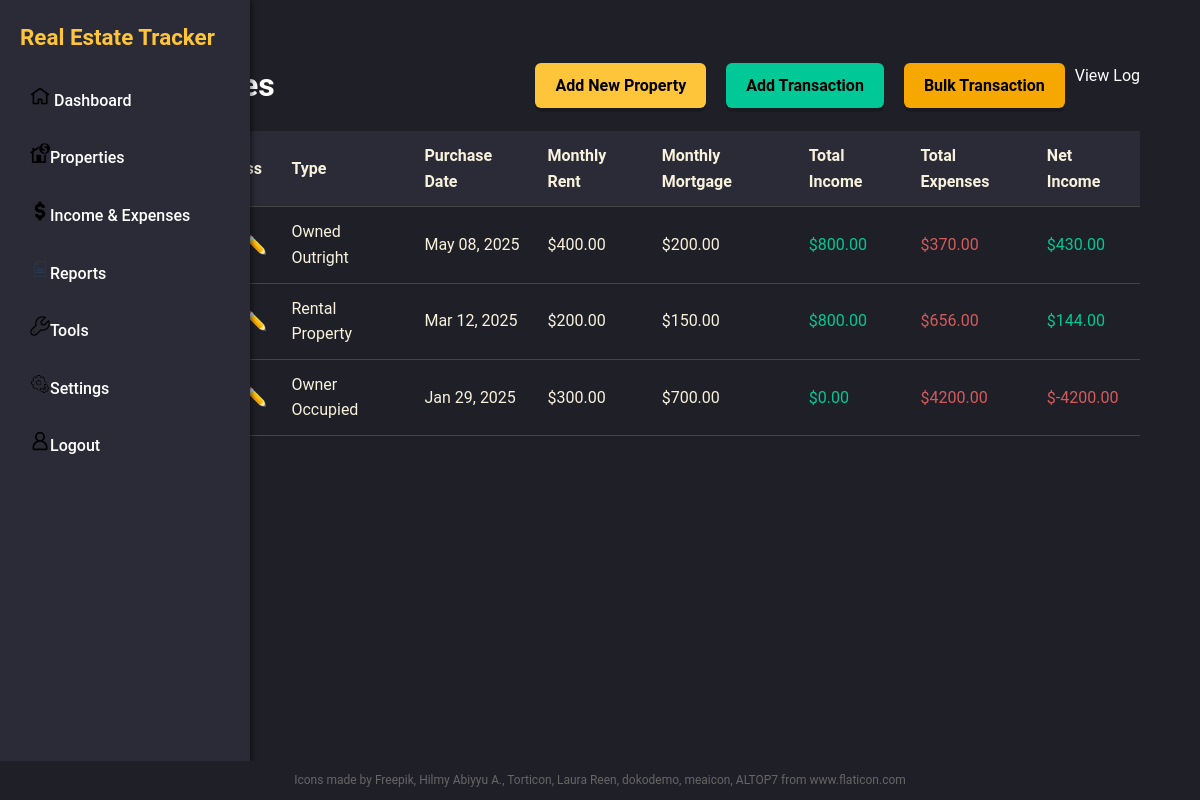
Page /properties/ on the committed database.
### core/models.py (models this page shows, shortened)
class Property(models.Model):
    PROPERTY_TYPES = [
        ('rental', 'Rental Property'),
        ('owner_occupied', 'Owner Occupied'),
        ('owned_outright', 'Owned Outright'),
    ]
    address = models.CharField(max_length=200)
    purchase_date = models.DateField()
    purchase_price = models.DecimalField(max_digits=12, decimal_places=2, null=False, blank=False, help_text="Original purchase price")
    property_type = models.CharField(max_length=20, choices=PROPERTY_TYPES, default='rental')
    monthly_rent = models.DecimalField(max_digits=10, decimal_places=2, default=0)
    monthly_mortgage = models.DecimalField(max_digits=10, decimal_places=2, default=0)
    created_at = models.DateTimeField(auto_now_add=True)
    def calculate_total_income(self):
        from django.db.models import Sum
        total_income = 0
        print(f"Calculating income for {self.address}")
        print(f"Monthly Rent: ${self.monthly_rent}")
        if self.property_type in ['rental', 'owned_outright'] and self.monthly_rent > 0:
            today = date.today()
            purchase_date = self.purchase_date
            months_owned = (today.year - purchase_date.year) * 12 + (today.month - purchase_date.month)
            print(f"Months Owned: {months_owned}")
            if months_owned > 0:
                total_income += self.monthly_rent * months_owned
                print(f"Base Rental Income: ${total_income}")
        property_income = Transaction.objects.filter(
            property=self,
            transaction_type__in=['rental_income', 'additional_income', 'other_income']
        ).aggregate(Sum('amount'))['amount__sum'] or 0
        print(f"Additional Income: ${property_income}")
        total_income += property_income
        print(f"Total Income: ${total_income}")
        return float(total_income)
    def calculate_total_expenses(self):
        from django.db.models import Sum
        total_expenses = 0
        print(f"Calculating expenses for {self.address}")
        print(f"Mortgage: ${self.monthly_mortgage}")
        print(f"Property Type: {self.property_type}")
        if self.property_type != 'owned_outright' and self.monthly_mortgage > 0:
            today = date.today()
            purchase_date = self.purchase_date
            months_owned = (today.year - purchase_date.year) * 12 + (today.month - purchase_date.month)
            print(f"Months Owned: {months_owned}")
            if months_owned > 0:
                total_expenses += self.monthly_mortgage * months_owned
                print(f"Base Mortgage Expense: ${total_expenses}")
        else:
            print("No mortgage expense added (owned outright or no mortgage)")
        property_expenses = Transaction.objects.filter(
            property=self,
            transaction_type__in=['maintenance', 'taxes', 'insurance', 'other_expense']
        ).aggregate(Sum('amount'))['amount__sum'] or 0
        print(f"Additional Expenses: ${property_expenses}")
        total_expenses += property_expenses
        print(f"Total Expenses: ${total_expenses}")
        return float(total_expenses)
    def calculate_net_income(self):
        return self.calculate_total_income() - self.calculate_total_expenses()

### core/views.py (the view)
# urls.py: path('properties/', views.properties, name='properties'),
def properties(request):
    all_properties = Property.objects.all().order_by('-purchase_date')
    properties_with_financials = []
    for property_obj in all_properties:
        prop_data = {
            'property': property_obj,
            'total_income': property_obj.calculate_total_income(),
            'total_expenses': property_obj.calculate_total_expenses(),
            'net_income': property_obj.calculate_net_income(),
        }
        properties_with_financials.append(prop_data)
    context = {
        'properties': properties_with_financials
    }
    return render(request, 'properties.html', context)

### core/templates/properties.html (shortened to what this page needs)
{% extends 'base.html' %}
{% block content %}
<div class="main-content">
    <div class="properties-page">
        <div style="display: flex; justify-content: space-between; align-items: center; margin-bottom: 20px;">
            <h1>Properties</h1>
            <div style="display: flex; gap: 10px;">
                <a href="{% url 'add_property' %}" class="btn-accent">Add New Property</a>
                <a href="{% url 'add_transaction' %}" class="btn-positive">Add Transaction</a>
                <a href="{% url 'add_bulk_transaction' %}" class="btn-alert">Bulk Transaction</a>
                <a href="{% url 'transaction_log' %}" class="btn-secondary">View Log</a>
            </div>
        </div>
        {% if properties %}
            <div class="property-table-container">
                <table class="property-table">
                    <thead>
                        <tr>
                            <th>Property Address</th>
                            <th>Type</th>
                            <th>Purchase Date</th>
                            <th>Monthly Rent</th>
                            <th>Monthly Mortgage</th>
                            <th>Total Income</th>
                            <th>Total Expenses</th>
                            <th>Net Income</th>
                        </tr>
                    </thead>
                <tbody>
                    {% for prop_data in properties %}
                    <tr>
                        <td>
                            <div style="display: flex; align-items: center; gap: 10px;">
                                <a href="{% url 'property_detail' prop_data.property.id %}"
                                style="color: var(--color-gold); text-decoration: none;">
                                </a>
                                <a href="{% url 'edit_property' prop_data.property.id %}"
                                style="color: var(--color-gold); text-decoration: none; font-size: 1.2em;"
                                title="Edit Property">
                                    ✏️
                                </a>
                            </div>
                        </td>
                        <td>{{ prop_data.property.get_property_type_display }}</td>
                        <td>{{ prop_data.property.purchase_date|date:"M d, Y" }}</td>
                        <td>${{ prop_data.property.monthly_rent }}</td>
                        <td>${{ prop_data.property.monthly_mortgage }}</td>
                        <td style="color: var(--color-positive);">${{ prop_data.total_income|floatformat:2 }}</td>
                        <td style="color: var(--color-negative);">${{ prop_data.total_expenses|floatformat:2 }}</td>
                        <td style="color: {% if prop_data.net_income >= 0 %}var(--color-positive){% else %}var(--color-negative){% endif %}">
                            ${{ prop_data.net_income|floatformat:2 }}
                        </td>
                    </tr>
                    {% endfor %}
                </tbody>
                </table>
            </div>
        {% endif %}
    </div>
</div>
{% endblock %}

### core/templates/base.html (shortened to what this page needs)
{% load static %}
<!DOCTYPE html>
<html lang="en">
<head>
    <link rel="stylesheet" href="{% static 'css/style.css' %}">
</head>
<body>
  <div class="sidebar">
      <h2>Real Estate Tracker</h2>
      <ul class="nav">
          <li><a href="{% url 'index' %}"><img src="{% static 'images/003-home.png' %}" alt="Home icon" width=20 height=20> Dashboard</a></li>
          <li><a href="{% url 'properties' %}"><img src="{% static 'images/009-house-with-money-symbol.png' %}" alt="Properties icon" width=20 height=20>Properties</a></li>
          <li><a href="{% url 'index' %}"><img src="{% static 'images/007-money.png' %}" alt="Income and Expenses icon" width=20 height=20>Income & Expenses</a></li>
          <li><a href="{% url 'index' %}"><img src="{% static 'images/004-sheet.png' %}" alt="Reports icon" width=20 height=20>Reports</a></li>
          <li><a href="{% url 'tools_home' %}"><img src="{% static 'images/008-wrench-simple.png' %}" alt="Tools icon" width=20 height=20>Tools</a></li>
          <li><a href="{% url 'index' %}"><img src="{% static 'images/005-setting.png' %}" alt="Settings icon" width=20 height=20>Settings</a></li>
          <li><a href="{% url 'index' %}"><img src="{% static 'images/001-user.png' %}" alt="Logout icon" width=20 height=20>Logout</a></li>
      </ul>
  </div>
  <div class="main-content">
      {% block content %}
      {% endblock %}
  </div>
  <footer class="credits">
      <div>
          Icons made by
          <a href="https://www.freepik.com"  title="Freepik">Freepik</a>,
          <a href="https://www.flaticon.com/authors/hilmy-abiyyu-a"  title="Hilmy Abiyyu A.">Hilmy Abiyyu A.</a>,
          <a href="https://www.flaticon.com/authors/torticon"  title="Torticon">Torticon</a>,
          <a href="https://www.flaticon.com/authors/laura-reen"  title="Laura Reen">Laura Reen</a>,
          <a href="https://www.flaticon.com/authors/dokodemo"  title="dokodemo">dokodemo</a>,
          <a href="https://www.flaticon.com/authors/meaicon"  title="meaicon">meaicon</a>,
          <a href="https://www.flaticon.com/authors/altop7"  title="ALTOP7">ALTOP7</a>
          from <a href="https://www.flaticon.com/"  title="Flaticon">www.flaticon.com</a>
      </div>
  </footer>
</body>
</html>

### static_source/css/style.css (style rules this page uses)
:root { --color-gold: #FEC53A; --color-bg-main: #1F1F28; --color-sidebar: #2B2B38; --color-white: #FFFFFF; --color-muted: #B4B4C4; --color-positive: #00C896; --color-negative: #D35B5B; --color-alert: #F6A700; --color-chart-highlight: #FFCB60; --color-card-text: #F8F2DC; --color-divider: #D7D7D7; --color-card-bg: #303040; --color-gold-dark: #F8C471; --color-positive-dark: #00B359; --color-alert-dark: #F6A700; }
* { margin: 0; padding: 0; box-sizing: border-box; }
html { font-size: 16px; scroll-behavior: smooth; }
body { font-family: 'Roboto', sans-serif; background-color: var(--color-bg-main); color: var(--color-white); line-height: 1.6; min-height: 100vh; }
a { color: inherit; text-decoration: none; }
ul, li { list-style: none; }
body { display: flex; min-height: 100vh; color: var(--color-white); }
.sidebar { position: fixed; top: 0; left: 0; width: 250px; background-color: var(--color-sidebar); padding: 20px; box-shadow: 2px 0 5px rgba(0, 0, 0, 0.5); height: 100vh; overflow-y: auto; }
.sidebar { width: 250px; background-color: var(--color-sidebar); padding: 20px; box-shadow: 2px 0 5px rgba(0, 0, 0, 0.5); }
.sidebar h2 { font-size: 1.4em; margin-bottom: 20px; color: var(--color-gold); }
.nav li { margin: 10px 0; }
.nav a { color: var(--color-white); font-weight: 500; display: block; padding: 10px; border-radius: 6px; transition: background 0.3s ease; }
.main-content { flex: 1; padding: 20px; background-color: var(--color-bg-main); margin-left: 250px; max-width: 1200px; margin: 0 auto; }
.btn-accent { background-color: var(--color-gold); color: #000; border: none; padding: 10px 16px; border-radius: 6px; font-weight: bold; cursor: pointer; }
.btn-positive { background-color: var(--color-positive); color: #000; }
.btn-alert { background-color: var(--color-alert); color: var(--color-white); }
.properties-page { padding: 20px; }
.property-table { width: 100%; border-collapse: collapse; margin-top: 20px; color: var(--color-card-text); }
.property-table th, .property-table td { padding: 12px; text-align: left; border-bottom: 1px solid #444; }
.property-table th { background-color: #2B2B38; }
.credits { position: fixed; bottom: 0; width: 100%; background-color: #1F1F28; padding: 10px; font-size: 12px; color: #666; text-align: center; }
.btn-accent, .btn-positive, .btn-alert { display: inline-block; padding: 10px 20px; font-size: 1em; text-align: center; text-decoration: none; border-radius: 6px; transition: all 0.1s ease; margin-left: 10px; font-weight: bold; border: none; box-shadow: 0 4px 0 rgba(0, 0, 0, 0.2); position: relative; }
.btn-accent { background-color: var(--color-gold); color: #000; }
.btn-alert { background-color: var(--color-alert); color: #000; }

### rows in the picture
Property: property.property_type "Owned Outright", property.purchase_date "May 08, 2025", property.monthly_rent "400.00", property.monthly_mortgage "200.00", total_income "800.00", total_expenses "370.00", net_income "430.00"
Property: property.property_type "Rental Property", property.purchase_date "Mar 12, 2025", property.monthly_rent "200.00", property.monthly_mortgage "150.00", total_income "800.00", total_expenses "656.00", net_income "144.00"
Property: property.property_type "Owner Occupied", property.purchase_date "Jan 29, 2025", property.monthly_rent "300.00", property.monthly_mortgage "700.00", total_income "0.00", total_expenses "4200.00", net_income "-4200.00"
